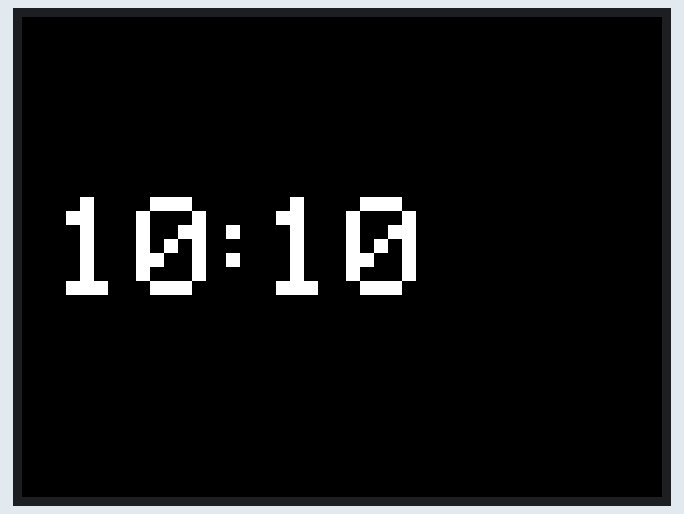
Simulated run of this sketch. Board: Arduino Uno, built with avr-gcc and run on an emulated ATmega328P. On the bench: 320×240 colour display. What the sketch prints to the serial monitor is not drawn.

Above: at 0.4 s.
At 31.3 s:
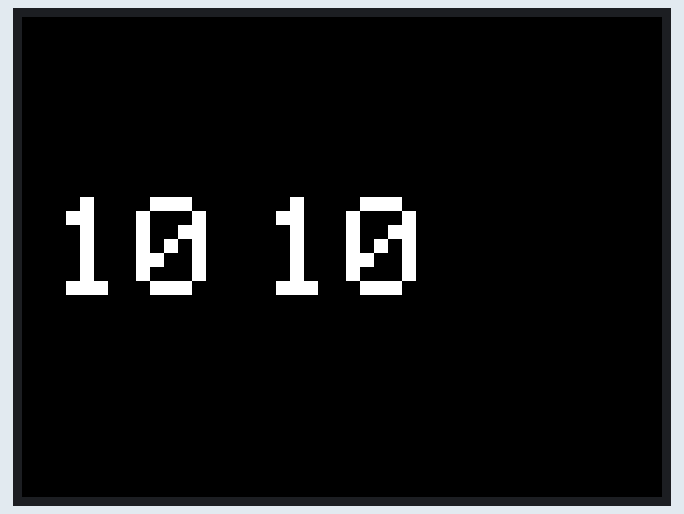
At 64.3 s:
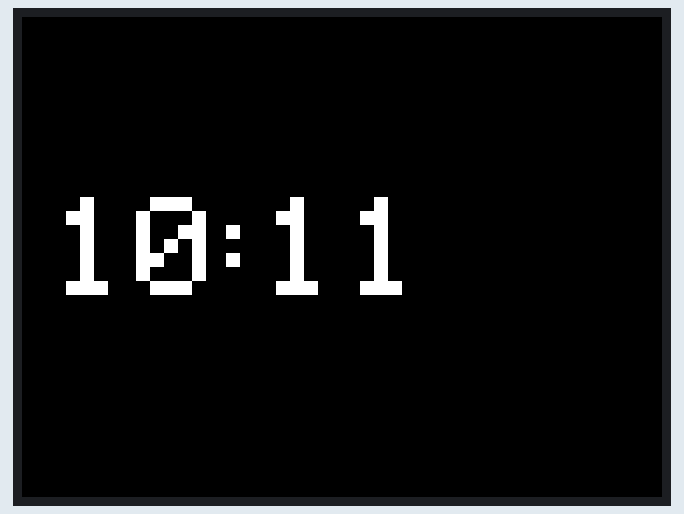
At 95.3 s:
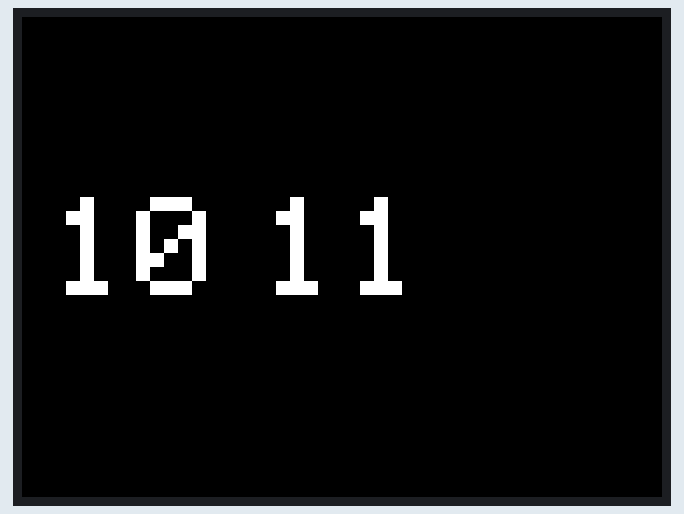
At 115.3 s:
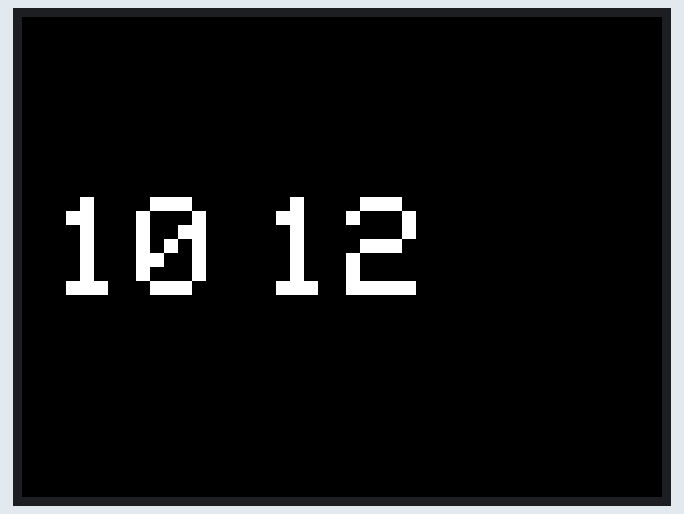
At 128.3 s:
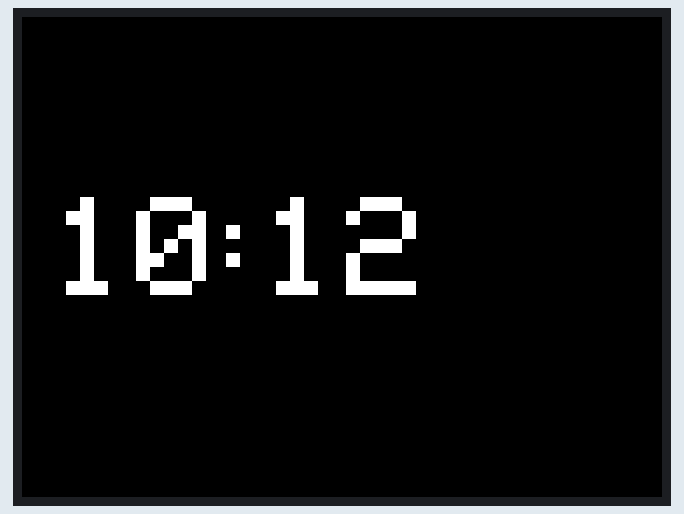

The sketch:

Clock.ino
```cpp
#include <SPI.h>
#include <Adafruit_GFX.h>
#include <Adafruit_ILI9341.h>
#include <TouchScreen.h>

#include <Time.h>

#define YP A2
#define XM A1
#define YM 14
#define XP 17
TouchScreen ts = TouchScreen(XP, YP, XM, YM);
#define DEBUG 1
#define debug(x) if (DEBUG) { Serial.println(x); }

#define TFT_CS 5
#define TFT_DC 6
Adafruit_ILI9341 tft = Adafruit_ILI9341(TFT_CS, TFT_DC);

#define HSTARTX 15
#define HSTARTY  90
#define FONTSIZE 7
#define LETTERWIDTH FONTSIZE*8
#define LETTERHEIGHT FONTSIZE*6
#define DELTAHHMM FONTSIZE * 6 / 2
#define FORECOLOR ILI9341_WHITE
#define BGCOLOR ILI9341_BLACK
#define BUTTONBG ILI9341_ORANGE
#define BUTTONTEXT ILI9341_WHITE
#define BUTTONLINE ILI9341_WHITE
#define TS_MINX 116*2
#define TS_MAXX 890*2
#define TS_MINY 83*2
#define TS_MAXY 912*2
#define NUMBUTTONS 4
Adafruit_GFX_Button buttons[4];
char plus[] = "+";
char minus[] = "-";

boolean buttonShown;

void setup() {

  Serial.begin(9600);
  debug("init");
  tft.begin();
  initScreen();
  tft.setRotation(3);
  if (timeStatus() == timeNotSet) {
    debug("clock");
    setTime(10, 10, 5, 1, 9, 2015);
  }

  buttons[0].initButton(&tft,
                        HSTARTX + LETTERWIDTH / 2,
                        HSTARTY - LETTERHEIGHT ,
                        LETTERWIDTH * 1.5,
                        LETTERHEIGHT * 1.5,
                        BUTTONLINE,
                        BUTTONBG,
                        BUTTONLINE,
                        plus, 2);
  buttons[1].initButton(&tft,
                        HSTARTX + LETTERWIDTH / 2,
                        LETTERHEIGHT * 2 + HSTARTY + 2,
                        LETTERWIDTH * 1.5,
                        LETTERHEIGHT * 1.5,
                        BUTTONLINE,
                        BUTTONBG,
                        BUTTONLINE,
                        minus, 2);
  buttons[2].initButton(&tft,
                        HSTARTX + LETTERWIDTH * 2 + DELTAHHMM + LETTERWIDTH / 2,
                        HSTARTY - LETTERHEIGHT ,
                        LETTERWIDTH * 1.5,
                        LETTERHEIGHT * 1.5,
                        BUTTONLINE,
                        BUTTONBG,
                        BUTTONLINE,
                        plus, 2);
  buttons[3].initButton(&tft,
                        HSTARTX + LETTERWIDTH * 2 + DELTAHHMM + LETTERWIDTH / 2,
                        LETTERHEIGHT * 2 + HSTARTY + 2,
                        LETTERWIDTH * 1.5,
                        LETTERHEIGHT * 1.5,
                        BUTTONLINE,
                        BUTTONBG,
                        BUTTONLINE,
                        minus, 2);
  drawButtons(buttonShown);
}

void drawButtons(boolean showThem) {
  if (showThem) {
    for (int i; i < NUMBUTTONS; i++) {
      buttons[i].drawButton(false);
    }
  } else {
    initScreen();
  }
}

void initScreen() {
  tft.fillScreen(BGCOLOR);
  debug("IS");
}
uint32_t lastTouch;
void loop() {
  Point p;
  boolean refreshScreen;
  boolean forceUpdate=false;
  p = ts.getPoint();
  if (ts.isTouching() & (p.z > 300)) {
    if (!buttonShown) {
      buttonShown = true;
      drawButtons(buttonShown);
    }
    lastTouch = millis();
  } else {
    p.x = p.y = p.z = -1;
    if ((millis() - lastTouch) > 5000) {
      if (buttonShown) {
        buttonShown = false;
        drawButtons(buttonShown);
        forceUpdate = true;
      }
    }
  }

  if (p.z != -1) {
    Serial.println("X: " + String(p.x) + " Y:" + String(p.y));
    uint16_t temp  = map(p.x, TS_MINX, TS_MAXX, 0, tft.width());
    p.x = tft.height() - map(p.y, TS_MINY, TS_MAXY, 0, tft.height());
    p.y = temp;

  }
#if DEBUG==1
  uint32_t myTime = millis();
  boolean updated =
#endif
    updateTimeIfNeeded(forceUpdate);
  manageButtons(p);
  reactButtons();

#if DEBUG==1
  if (updated) {
    Serial.print(millis() - myTime, DEC);
    debug("ms");
  }
#endif
}


uint8_t lastHour;
uint8_t lastMinute;
boolean intermezz;
boolean updateTimeIfNeeded(boolean force)
{
  uint8_t currentHour = hour();
  uint8_t currentMinute = minute();
  boolean updated = false;
  if ((currentHour != lastHour) | force) {
    drawHours(currentHours());
    lastHour = currentHour;
    updated = true;
  }
  if ((currentMinute != lastMinute) | force) {
    drawMinutes(currentMinutes());
    lastMinute = currentMinute;
    updated = true;
  }
  boolean newIntermezz;

  newIntermezz = (second() % 2) == 1;

  if (newIntermezz != intermezz) {
    drawIntermezz(newIntermezz);
    intermezz = newIntermezz;
    updated = true;
  }
  return updated;
}

void drawIntermezz(boolean there)
{
  tft.setCursor(HSTARTX + (FONTSIZE * 6  * 2) - (DELTAHHMM / 2) - 1, HSTARTY);
  tft.setTextSize(FONTSIZE);
  if (there)  {
    tft.setTextColor(FORECOLOR);
  } else {
    tft.setTextColor(BGCOLOR);
  }
  tft.println(":");
}

void drawHours(String hours)
{
  tft.setCursor(HSTARTX, HSTARTY);
  tft.setTextSize(FONTSIZE);
  tft.setTextColor(FORECOLOR, BGCOLOR);
  tft.println(hours);
}

void drawMinutes(String minutes)
{
  tft.setCursor(HSTARTX + (FONTSIZE * 6 * 2) + DELTAHHMM, HSTARTY);
  tft.setTextSize(FONTSIZE);
  tft.setTextColor(FORECOLOR, BGCOLOR);
  tft.println(minutes);
}

String currentHours()
{
  String hourS = String(hour());
  return hourS.length() == 1 ? " " + hourS : hourS;
}

String currentMinutes()
{
  String minuteS = String(minute());
  return minuteS.length() == 1 ? "0" + minuteS : minuteS;
}

void manageButtons(Point p)
{
  if (buttonShown)  {
    for (uint8_t b = 0; b < NUMBUTTONS; b++) {
      if (buttons[b].contains(p.x, p.y)) {
        if (!buttons[b].isPressed()) buttons[b].drawButton(true);
        buttons[b].press(true);
      } else {
        if (buttons[b].isPressed() ) buttons[b].drawButton(false);
        buttons[b].press(false);
      }
    }
  }
}

void reactButtons() {
  if (!buttonShown) {
    return;
  }
  int adj[] = {60 * 60, -60 * 60, 60, -60};
  for (int i = 0; i < NUMBUTTONS; i++) {
    if (buttons[i].isPressed() & buttons[i].justPressed()) {
      adjustTime(adj[i]);
    }
  }
}
```

Measured:
- what the display in image 1 shows lasts 1.0 s, from 31.2 s to 32.2 s
